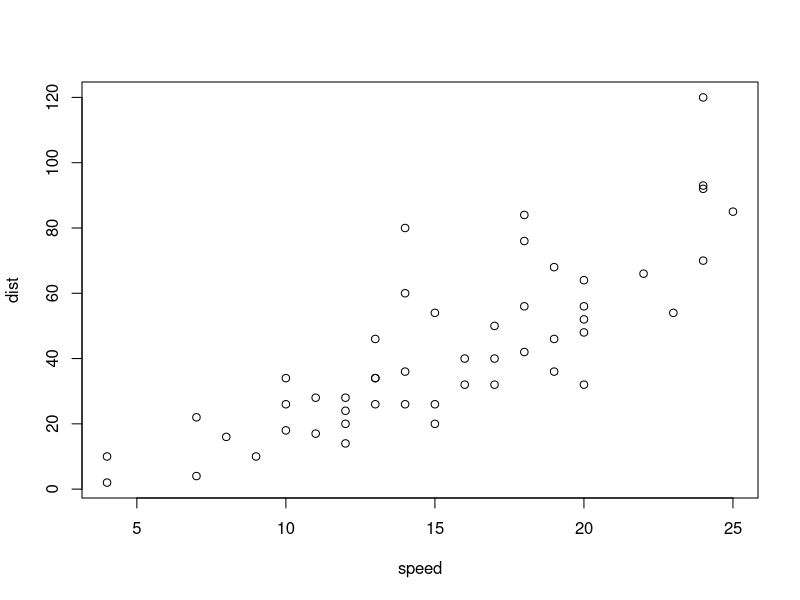
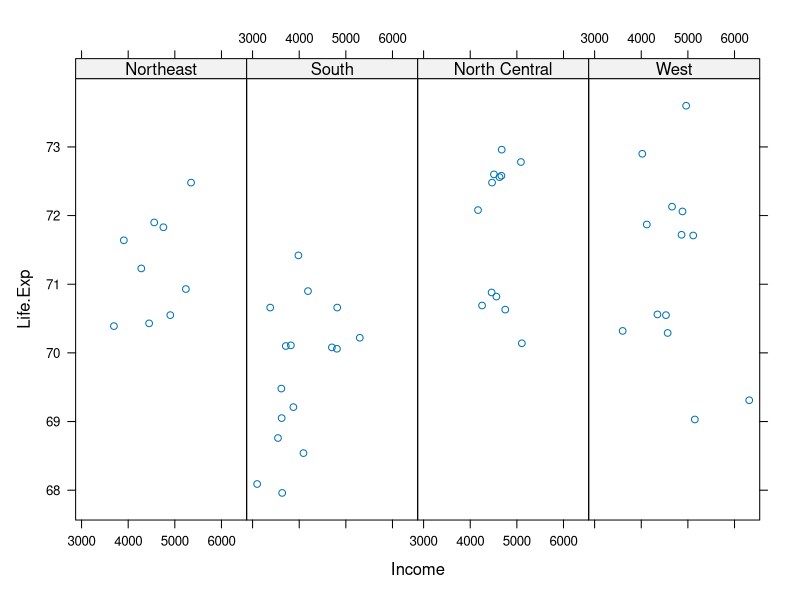
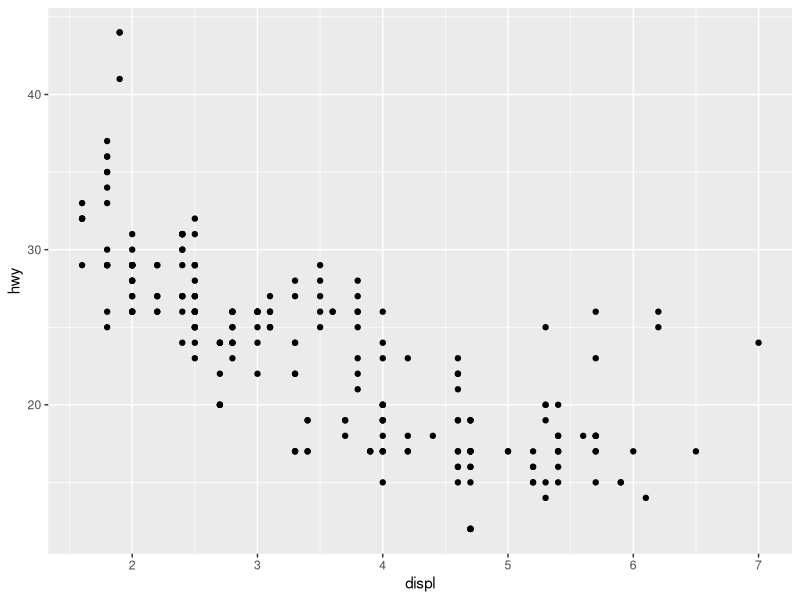
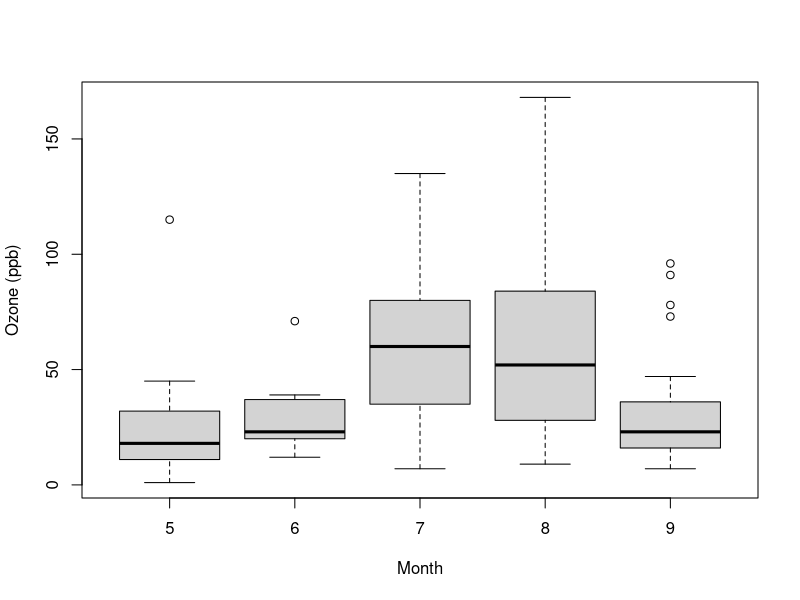
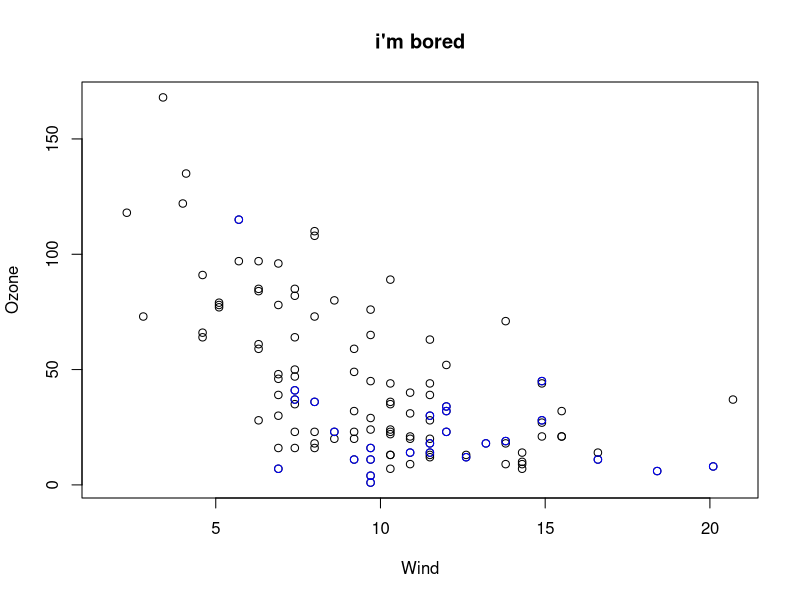
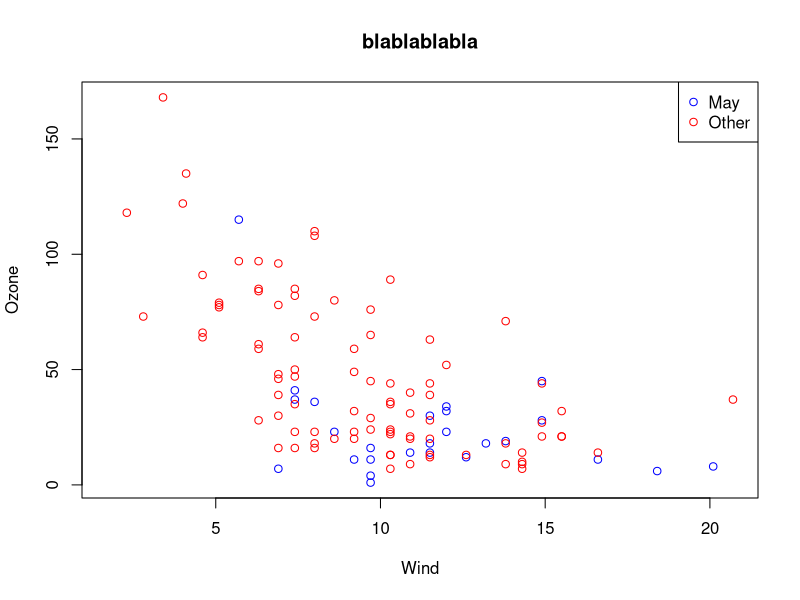
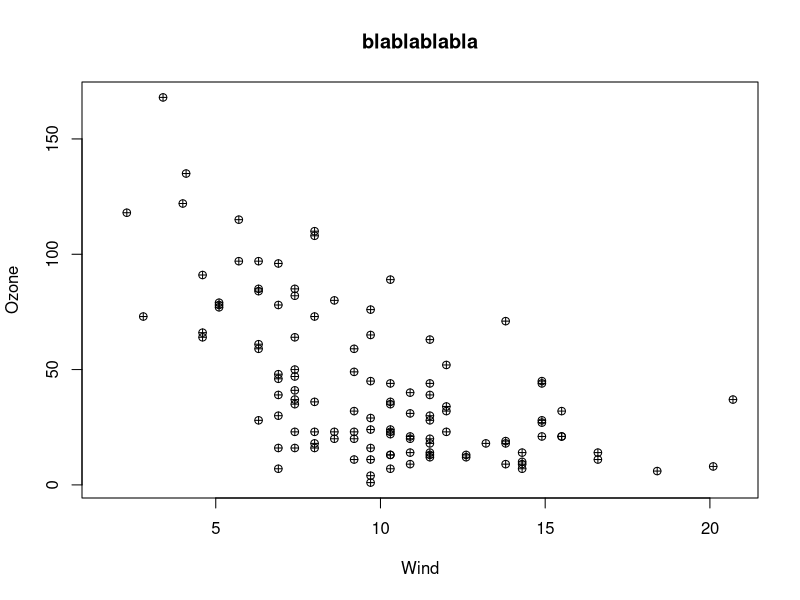
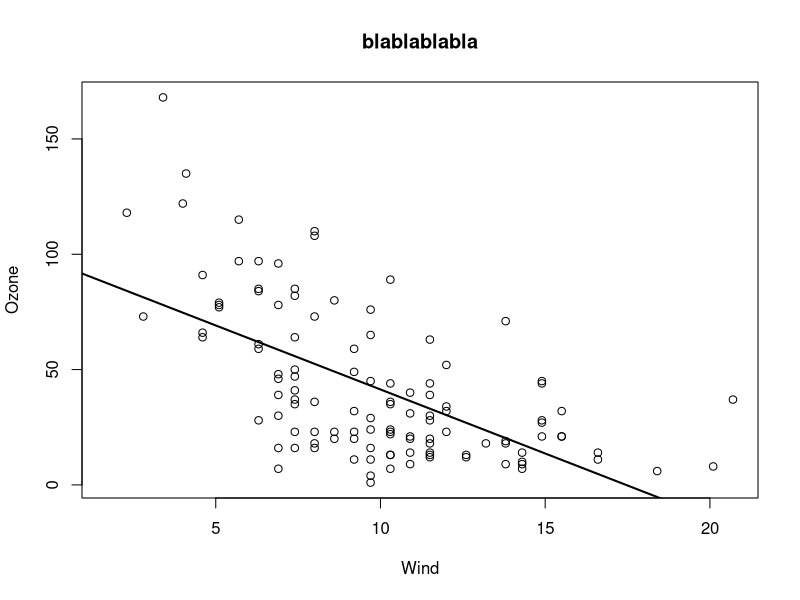

The R script that drew these images, in order:
# functions: plot, xyplot, qplot, boxplot, par, title, points, legend, lm
# parameters: main, col, type, legend, pch, lwd, mfrow, mar, oma


####################### BASE SYSTEM #######################

library(datasets)
data(cars)
with(cars, plot(speed, dist))


####################### LATTICE PLOT #######################

library(lattice)
state <- data.frame(state.x77, region = state.region)
xyplot(Life.Exp ~ Income | region, data = state, layout = c(4,1))


######################### GGPLOT2 #########################

library(ggplot2)
data(mpg)
qplot(displ, hwy, data = mpg)


####################### BASE SYSTEM #######################

airquality <- transform(airquality, Month = factor(Month))
boxplot(Ozone ~ Month, airquality, xlab = "Month", ylab = "Ozone (ppb)")


################ MANAGING GRAPH PARAMETERS ################

par("mar")

with(airquality, plot(Wind, Ozone))
title(main = "i'm bored")
with(subset(airquality, Month == 5), points(Wind, Ozone, col = "blue"))

with(airquality, plot(Wind, Ozone, main = "blablablabla", type = "n"))
with(subset(airquality, Month == 5), points(Wind, Ozone, col = "blue"))
with(subset(airquality, Month != 5), points(Wind, Ozone, col = "red"))
legend("topright", pch = 1, col = c("blue", "red"), legend = c("May", "Other"))
with(airquality, plot(Wind, Ozone, main = "blablablabla", pch = 10))


###################### LINEAR MODELS ######################

with(airquality, plot(Wind, Ozone, main = "blablablabla"))
model <- lm(airquality$Ozone ~ airquality$Wind)
abline(model, lwd = 2)


###################### MULTIPLE PLOTS ######################

par(mfrow = c (1,2))
with(airquality, {
        plot(Wind, Ozone, main = "ozone and wind")
        plot(Solar.R, Ozone, main ="ozone and solar radiation")
        })

par(mfrow = c(1,3), mar = c(4,4,2,1), oma = c(0,0,2,0))
with(airquality, {
        plot(Wind, Ozone, main = "ozone and wind")
        plot(Solar.R, Ozone, main ="ozone and solar radiation")
        plot(Temp, Ozone, main = "ozone and temperature")
        mtext("ozone and weather in New York City", outer = TRUE)
})
